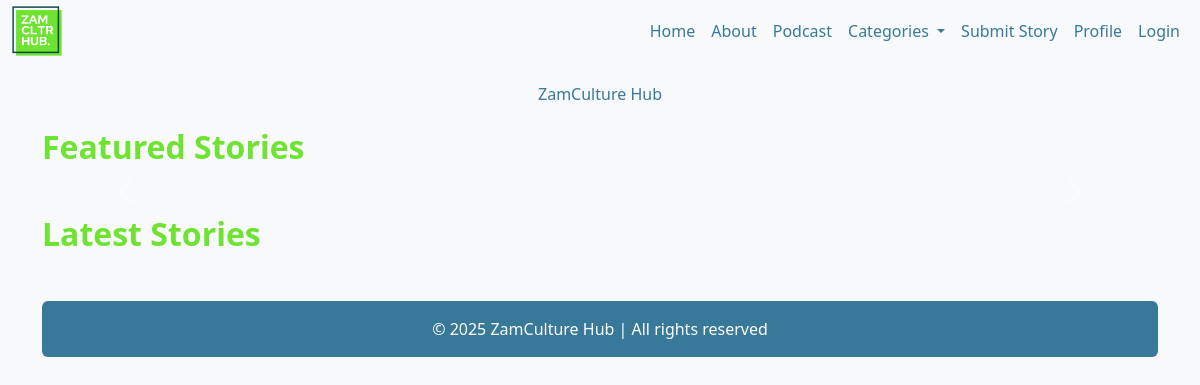
The app's page /, older data.
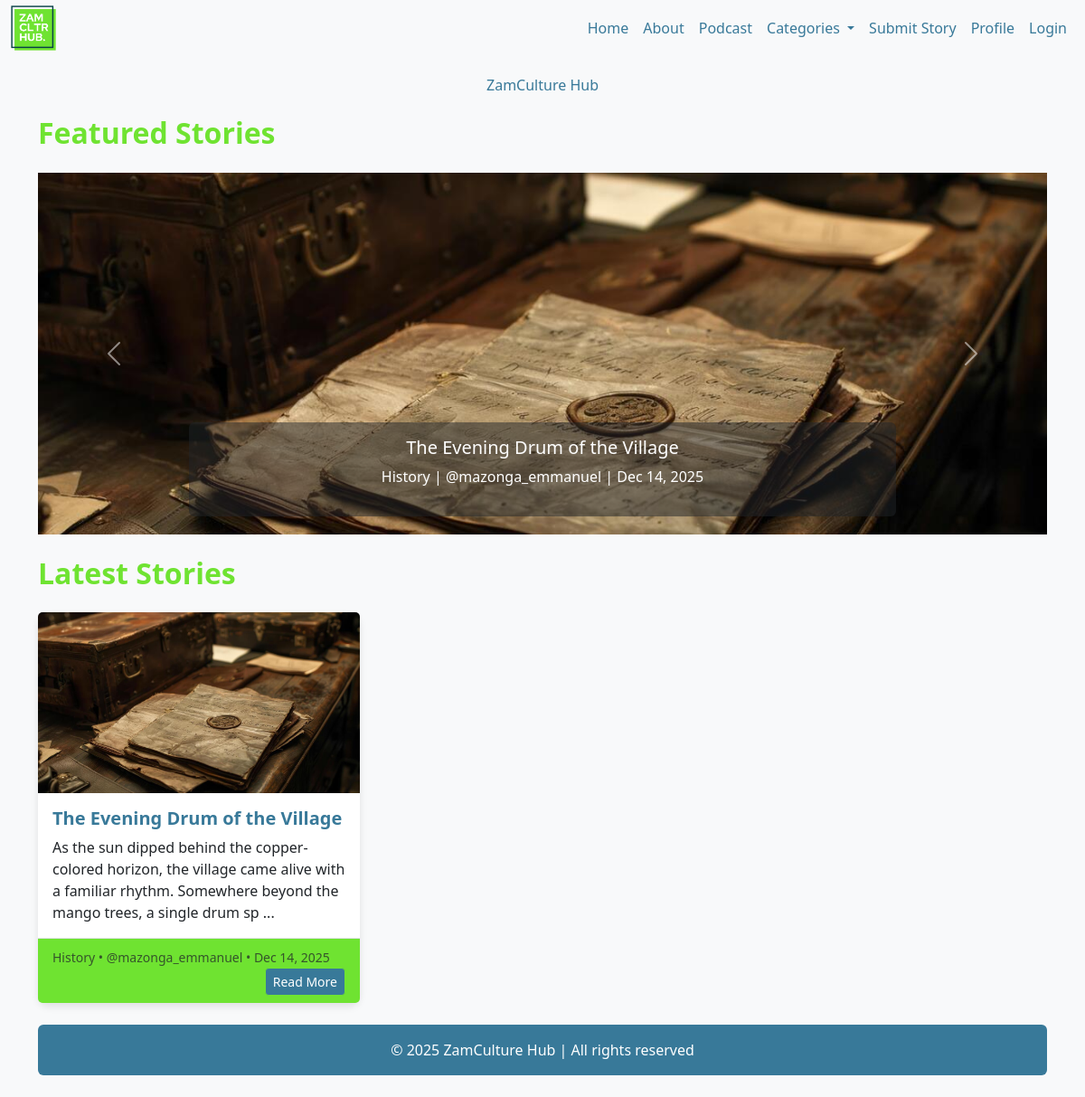
The same page, newer data.
### tables this page shows
CREATE TABLE stories (
    id INTEGER PRIMARY KEY AUTOINCREMENT,
    user_id INTEGER,
    title TEXT NOT NULL,
    content TEXT NOT NULL,
    category TEXT,
    image_path TEXT,
    created_at DATETIME DEFAULT CURRENT_TIMESTAMP,
    approved INTEGER DEFAULT 0,
    FOREIGN KEY (user_id) REFERENCES users(id)
);

CREATE TABLE users (
    id INTEGER PRIMARY KEY AUTOINCREMENT,
    username TEXT NOT NULL UNIQUE,
    hash TEXT NOT NULL,
    role TEXT DEFAULT 'user',
    created_at DATETIME DEFAULT CURRENT_TIMESTAMP
);

### app.py (the view)
@app.route("/")
def index():
    featured_stories = db.execute("""
        SELECT stories.id,
               stories.title,
               users.username AS author,
               stories.category,
               stories.image_path,
               stories.created_at,
               stories.content
        FROM stories
        JOIN users ON stories.user_id = users.id
        WHERE stories.approved = 1
        ORDER BY stories.created_at DESC
        LIMIT 3;
    """)
    latest_stories = db.execute("""
        SELECT stories.id,
               stories.title,
               users.username AS author,
               stories.category,
               stories.image_path,
               stories.created_at,
               stories.content
        FROM stories
        JOIN users ON stories.user_id = users.id
        WHERE stories.approved = 1
        ORDER BY stories.created_at DESC
        LIMIT 9;
    """)
    for story in featured_stories + latest_stories:
        story['image_path'] = get_story_image(story)
        if isinstance(story['created_at'], str):
            story['created_at'] = datetime.strptime(story['created_at'], '%Y-%m-%d %H:%M:%S')
    return render_template("index.html", featured_stories=featured_stories, latest_stories=latest_stories)

### app.py (called while the page is built)
@app.context_processor
def inject_category_counts():
    rows = db.execute("""
        SELECT category, COUNT(*) AS count
        FROM stories
        WHERE approved = 1
        GROUP BY category;
    """)
    category_counts = {row['category']: row['count'] for row in rows}
    return dict(category_counts=category_counts)

def get_story_image(story):
    if story['image_path']:
        return story['image_path']
    category_defaults = {
            'Art': 'images/categories/art_story.jpg',
            'Music': 'images/categories/music_story.jpg',
            'Food': 'images/categories/food_story.jpg',
            'literature': 'images/categories/literature_story.jpg',
            'History': 'images/categories/history_story.jpg',
            'Travel': 'images/categories/travel_story.jpg'
    }
    return category_defaults.get(story['category'], 'images/categories/default_story.jpg')

### templates/index.html (shortened to what this page needs)
{% extends "layout.html" %}
{% block main %}
<h6 class="mb-4 text-center card-text">ZamCulture Hub</h6>
<h2 class="mb-4">Featured Stories</h2>
<div id="featuredCarousel" class="carousel slide mb-4" data-bs-ride="carousel">
    <div class="carousel-inner">
        {% for story in featured_stories %}
        <div class="carousel-item {% if loop.first %}active{% endif %}">
            {% if story.image_path %}
            <img src="{{ url_for('static', filename=story.image_path) }}" class="d-block w-100" alt="{{ story.title }}">
            {% else %}
                <img src="{{ url_for('static', filename='images/placeholder.jpg') }}"
                    class="d-block w-100"
                    alt="No image available">
            {% endif %}
            <a href="{{ url_for('story', story_id=story.id) }}">
                <div class="carousel-caption bg-dark bg-opacity-50 p-3 rounded">
                    <h5>{{ story.title }}</h5>
                    <p>{{ story.category }} | {{ story.author }} | {{ story.created_at.strftime("%b %d, %Y") }}</p>
                </div>
            </a>
        </div>
        {% endfor %}
    </div>
    <button class="carousel-control-prev" type="button" data-bs-target="#featuredCarousel" data-bs-slide="prev">
        <span class="carousel-control-prev-icon" aria-hidden="true"></span>
    </button>
    <button class="carousel-control-next" type="button" data-bs-target="#featuredCarousel " data-bs-slide="next">
        <span class="carousel-control-next-icon" aria-hidden="true"></span>
    </button>
</div>
<h2 class="mb-4">Latest Stories</h2>
<div class="row row-cols-1 row-cols-md-3 g-">
    {% for story in latest_stories %}
    <div class="col">
        <div class="card h-100">
            {% if story.image_path %}
            <img src="{{ url_for('static', filename=story.image_path) }}" class="card-img-top" alt="{{ story.title }}">
            {% else %}
                <img src="{{ url_for('static', filename='images/placeholder.jpg') }}"
                    class="d-block w-100"
                    alt="No image available">
            {% endif %}
            <div class="card-body">
                <h5 class="card-title">{{ story.title }}</h5>
                <p class="card-text">{{ story.content[:150] }}
                    {% if story.content|length > 150 %}...{% endif %}</p>
            </div>
            <div class="card-footer">
                <small class="text-muted">{{ story.category }} • {{ story.author }} • {{ story.created_at.strftime("%b %d, %Y") }}</small>
                <a href="{{ url_for('story', story_id=story.id) }}" class="btn btn-sm btn-primary float-end" style="background-color: #387999;">Read More</a>
            </div>
        </div>
    </div>
    {% endfor %}
</div>
<div class="mt-4 footer-opacity-50">
    <footer class="text-center py-3 rounded">
        <p class="mb-0">&copy; 2025 ZamCulture Hub | All rights reserved</p>
    </footer>
</div>
{% endblock %}

Row changes from the older to the newer data that the page shows:
now on this page (row edited): stories: title "The Evening Drum of the Village", category "History", author "@mazonga_emmanuel", created_at "Dec 14, 2025", content "As the sun dipped behind the copper-colored horizon, the village came alive with a familiar rhythm. Somewhere beyond the mango trees, a single drum sp"
